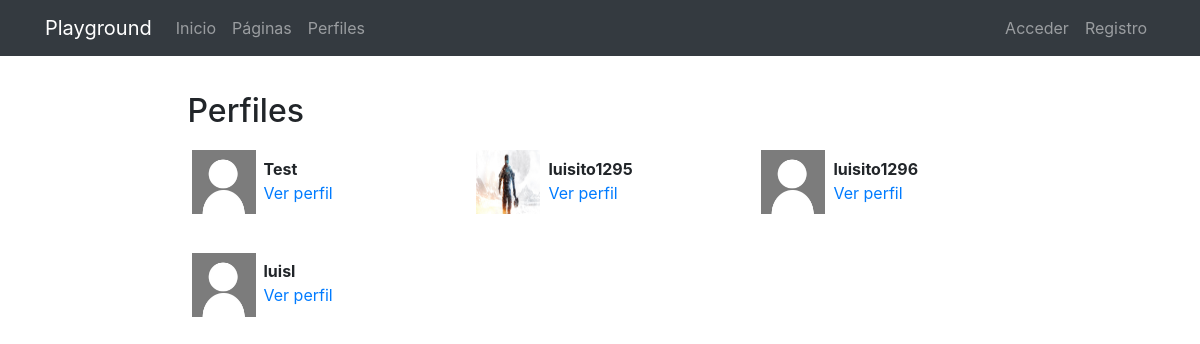
/profiles/, run on the app's committed database.
### registration/models.py (models this page shows)
class Profile(models.Model):
    user = models.OneToOneField(User, on_delete=models.CASCADE)
    avatar = models.ImageField(upload_to=custom_upload_to, null=True, blank=True)
    bio = models.TextField(null=True, blank=True)
    link = models.URLField(max_length=200, null=True, blank=True)
    class Meta:
        ordering = ['user__username']

### profiles/views.py (the view)
# urls.py: path('', ProfileListView.as_view(), name='list'),
class ProfileListView(ListView):
    model = Profile
    template_name = 'profiles/profile_list.html'
    paginate_by = 6

### profiles/templates/profiles/profile_list.html (shortened to what this page needs)
{% extends 'core/base.html' %}
{% load static %}
{% block content %}
<main role="main">
  <div class="container">
    <div class="row mt-3">
      <div class="col-md-9 mx-auto mb-5">
        <h2>Perfiles</h2>
        <div class="row">
          {% for profile in profile_list %}
            <div class="col-md-4 mt-2 mb-3 ">
              <div class="row p-1">
                <div class="col-md-12">
                  {% if profile.avatar %}
                    <img src="{{profile.avatar.url}}" class="img-fluid profile-avatar">
                  {% else %}
                    <img src="{% static 'registration/img/no-avatar.jpg' %}" class="img-fluid profile-avatar">
                  {% endif %}
                  <p class="profile-data">
                    <b>{{profile.user|truncatechars:"16"}}</b><br>
                    <a href="{% url 'profiles:detail' profile.user %}">Ver perfil</a>
                  </p>
                </div>
              </div>
            </div>
          {% endfor %}
        </div>
      </div>
    </div>
  </div>
</main>
{% endblock %}

### core/templates/core/base.html (shortened to what this page needs)
<!DOCTYPE html>
<html lang="es">
  <head>
    {% load static %}
    <link href="{% static 'core/vendor/bootstrap/css/bootstrap.min.css' %}" rel="stylesheet">
    <link href="{% static 'core/vendor/font-awesome/css/font-awesome.min.css' %}" rel="stylesheet" type="text/css">
    <link href="{% static 'core/css/main.css' %}" rel="stylesheet">
  </head>
  <body>
    <body>
      <nav class="navbar navbar-expand-lg navbar-dark bg-dark">
        <div class="container">
          <a class="navbar-brand" href="{% url 'home' %}">Playground</a>
          <div class="collapse navbar-collapse" id="ned">
            <ul class="navbar-nav mr-auto">
              <li class="nav-item">
                <a class="nav-link" href="{% url 'home' %}">Inicio</a>
              </li>
              <li class="nav-item">
                <a class="nav-link" href="{% url 'pages:pages' %}">Páginas</a>
              </li>
              <li class="nav-item">
                <a class="nav-link" href="{% url 'profiles:list' %}">Perfiles</a>
              </li>
            </ul>
            <ul class="navbar-nav">
              {% if not request.user.is_authenticated %}
                <li class="nav-item">
                  <a class="nav-link" href="{% url 'login' %}">Acceder</a>
                </li>
                <li class="nav-item">
                  <a class="nav-link" href="{% url 'signup' %}">Registro</a>
                </li>
              {% endif %}
            </ul>
          </div>
        </div>
      </nav>
      {% block content %}{% endblock %}
  </body>
</html>

### core/static/core/css/main.css (style rules this page uses)
main { padding-top: 20px; }
:root { --jumbotron-padding-y: 3rem; }

### profiles/templates/profiles/profile_list.html (style rules this page uses)
.profile-avatar { float:left;width:4rem;height:4rem }
.profile-data { padding-left:4.5rem;padding-top:.4rem; }

### data on the page
Profile: user "Test"
Profile: avatar (picture), user "luisito1295"
Profile: user "luisito1296"
Profile: user "luisl"
